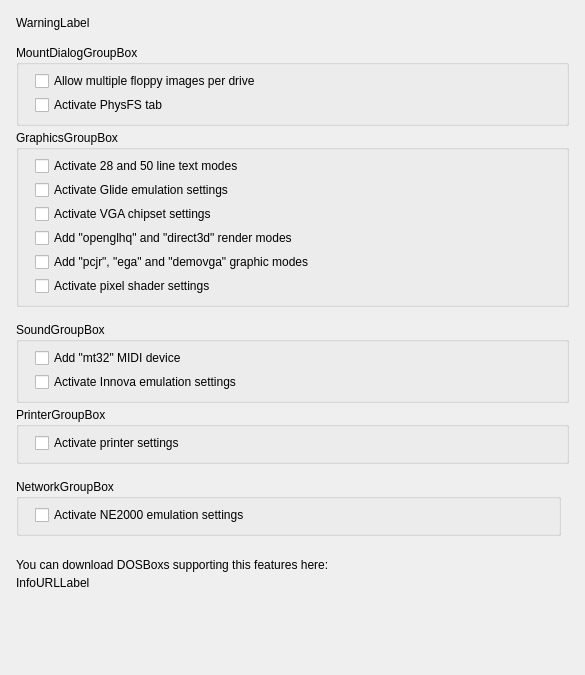
<?xml version="1.0" encoding="UTF-8"?>
<ui version="4.0">
  <class>SetupFrameDOSBoxExt</class>
  <widget class="QWidget" name="SetupFrameDOSBoxExt">
    <property name="geometry"><rect><x>0</x><y>0</y><width>585</width><height>675</height></rect></property>
    <property name="vclDesignWidth" stdset="0"><number>585</number></property>
    <property name="vclDesignHeight" stdset="0"><number>675</number></property>
    <widget class="QScrollArea" name="ScrollBox">
      <property name="geometry"><rect><x>0</x><y>0</y><width>585</width><height>675</height></rect></property>
      <property name="vclAlign" stdset="0"><string notr="true">alClient</string></property>
      <property name="frameShape"><enum>QFrame::NoFrame</enum></property>
      <property name="horizontalScrollBarPolicy"><enum>Qt::ScrollBarAlwaysOff</enum></property>
      <property name="widgetResizable"><bool>true</bool></property>
      <widget class="QWidget" name="ScrollBox_Contents">
        <property name="geometry"><rect><x>0</x><y>0</y><width>581</width><height>671</height></rect></property>
        <property name="vclScrollContents" stdset="0"><bool>true</bool></property>
        <property name="vclDesignWidth" stdset="0"><number>581</number></property>
        <property name="vclDesignHeight" stdset="0"><number>671</number></property>
        <layout class="QVBoxLayout" name="ScrollBox_Contents_Layout" stretch="0,0,0,0,0,0,0,0,0,1">
          <property name="leftMargin"><number>16</number></property>
          <property name="topMargin"><number>16</number></property>
          <property name="rightMargin"><number>16</number></property>
          <property name="bottomMargin"><number>8</number></property>
          <property name="spacing"><number>0</number></property>
          <item>
            <layout class="QGridLayout" name="ScrollBox_Contents_Section1" columnstretch="0,1">
              <property name="leftMargin"><number>0</number></property>
              <property name="topMargin"><number>0</number></property>
              <property name="rightMargin"><number>0</number></property>
              <property name="bottomMargin"><number>0</number></property>
              <property name="horizontalSpacing"><number>8</number></property>
              <property name="verticalSpacing"><number>4</number></property>
              <item row="0" column="0" colspan="2">
                <widget class="QLabel" name="WarningLabel">
                  <property name="text"><string>WarningLabel</string></property>
                  <property name="textFormat"><enum>Qt::PlainText</enum></property>
                  <property name="wordWrap"><bool>true</bool></property>
                  <property name="alignment"><set>Qt::AlignLeft|Qt::AlignTop</set></property>
                </widget>
              </item>
              <item row="0" column="1">
                <spacer name="ScrollBox_Contents_Section1_HFill">
                  <property name="orientation"><enum>Qt::Horizontal</enum></property>
                  <property name="sizeHint" stdset="0"><size><width>0</width><height>0</height></size></property>
                </spacer>
              </item>
            </layout>
          </item>
          <item>
            <spacer name="ScrollBox_Contents_Gap1">
              <property name="orientation"><enum>Qt::Vertical</enum></property>
              <property name="sizeType"><enum>QSizePolicy::Fixed</enum></property>
              <property name="sizeHint" stdset="0"><size><width>0</width><height>15</height></size></property>
            </spacer>
          </item>
          <item>
            <layout class="QGridLayout" name="ScrollBox_Contents_Section2" columnstretch="0,1">
              <property name="leftMargin"><number>0</number></property>
              <property name="topMargin"><number>0</number></property>
              <property name="rightMargin"><number>0</number></property>
              <property name="bottomMargin"><number>0</number></property>
              <property name="horizontalSpacing"><number>8</number></property>
              <property name="verticalSpacing"><number>4</number></property>
              <item row="0" column="0" colspan="2">
                <widget class="QGroupBox" name="MountDialogGroupBox">
                  <property name="title"><string>MountDialogGroupBox</string></property>
                  <property name="minimumSize"><size><width>0</width><height>0</height></size></property>
                  <layout class="QGridLayout" name="MountDialogGroupBox_Layout" columnstretch="0,1">
                    <property name="leftMargin"><number>16</number></property>
                    <property name="topMargin"><number>6</number></property>
                    <property name="rightMargin"><number>16</number></property>
                    <property name="bottomMargin"><number>8</number></property>
                    <property name="horizontalSpacing"><number>8</number></property>
                    <property name="verticalSpacing"><number>4</number></property>
                    <item row="0" column="0" colspan="2">
                      <widget class="QCheckBox" name="MultiFloppyImageCheckBox">
                        <property name="text"><string>Allow multiple floppy images per drive</string></property>
                      </widget>
                    </item>
                    <item row="1" column="0" colspan="2">
                      <widget class="QCheckBox" name="PhysFSCheckBox">
                        <property name="text"><string>Activate PhysFS tab</string></property>
                      </widget>
                    </item>
                    <item row="0" column="1">
                      <spacer name="MountDialogGroupBox_Layout_HFill">
                        <property name="orientation"><enum>Qt::Horizontal</enum></property>
                        <property name="sizeHint" stdset="0"><size><width>0</width><height>0</height></size></property>
                      </spacer>
                    </item>
                    <item row="2" column="0">
                      <spacer name="MountDialogGroupBox_VFill">
                        <property name="orientation"><enum>Qt::Vertical</enum></property>
                        <property name="sizeHint" stdset="0"><size><width>0</width><height>0</height></size></property>
                      </spacer>
                    </item>
                  </layout>
                </widget>
              </item>
              <item row="1" column="0" colspan="2">
                <widget class="QGroupBox" name="GraphicsGroupBox">
                  <property name="title"><string>GraphicsGroupBox</string></property>
                  <property name="minimumSize"><size><width>0</width><height>0</height></size></property>
                  <layout class="QGridLayout" name="GraphicsGroupBox_Layout" columnstretch="0,1">
                    <property name="leftMargin"><number>16</number></property>
                    <property name="topMargin"><number>6</number></property>
                    <property name="rightMargin"><number>16</number></property>
                    <property name="bottomMargin"><number>8</number></property>
                    <property name="horizontalSpacing"><number>8</number></property>
                    <property name="verticalSpacing"><number>4</number></property>
                    <item row="0" column="0" colspan="2">
                      <widget class="QCheckBox" name="ExtendedTextModeCheckBox">
                        <property name="text"><string>Activate 28 and 50 line text modes</string></property>
                      </widget>
                    </item>
                    <item row="1" column="0" colspan="2">
                      <widget class="QCheckBox" name="GlideEmulationCheckBox">
                        <property name="text"><string>Activate Glide emulation settings</string></property>
                      </widget>
                    </item>
                    <item row="2" column="0" colspan="2">
                      <widget class="QCheckBox" name="VGAChipsetCheckBox">
                        <property name="text"><string>Activate VGA chipset settings</string></property>
                      </widget>
                    </item>
                    <item row="3" column="0" colspan="2">
                      <widget class="QCheckBox" name="RenderModesCheckBox">
                        <property name="text"><string>Add "openglhq" and "direct3d" render modes</string></property>
                      </widget>
                    </item>
                    <item row="4" column="0" colspan="2">
                      <widget class="QCheckBox" name="VideoModesCheckBox">
                        <property name="tag" stdset="0"><number>1</number></property>
                        <property name="text"><string>Add "pcjr", "ega" and "demovga" graphic modes</string></property>
                      </widget>
                    </item>
                    <item row="5" column="0" colspan="2">
                      <widget class="QCheckBox" name="PixelShaderCheckBox">
                        <property name="tag" stdset="0"><number>3</number></property>
                        <property name="text"><string>Activate pixel shader settings</string></property>
                      </widget>
                    </item>
                    <item row="0" column="1">
                      <spacer name="GraphicsGroupBox_Layout_HFill">
                        <property name="orientation"><enum>Qt::Horizontal</enum></property>
                        <property name="sizeHint" stdset="0"><size><width>0</width><height>0</height></size></property>
                      </spacer>
                    </item>
                    <item row="6" column="0">
                      <spacer name="GraphicsGroupBox_VFill">
                        <property name="orientation"><enum>Qt::Vertical</enum></property>
                        <property name="sizeHint" stdset="0"><size><width>0</width><height>0</height></size></property>
                      </spacer>
                    </item>
                  </layout>
                </widget>
              </item>
              <item row="0" column="1">
                <spacer name="ScrollBox_Contents_Section2_HFill">
                  <property name="orientation"><enum>Qt::Horizontal</enum></property>
                  <property name="sizeHint" stdset="0"><size><width>0</width><height>0</height></size></property>
                </spacer>
              </item>
            </layout>
          </item>
          <item>
            <spacer name="ScrollBox_Contents_Gap2">
              <property name="orientation"><enum>Qt::Vertical</enum></property>
              <property name="sizeType"><enum>QSizePolicy::Fixed</enum></property>
              <property name="sizeHint" stdset="0"><size><width>0</width><height>15</height></size></property>
            </spacer>
          </item>
          <item>
            <layout class="QGridLayout" name="ScrollBox_Contents_Section3" columnstretch="0,1">
              <property name="leftMargin"><number>0</number></property>
              <property name="topMargin"><number>0</number></property>
              <property name="rightMargin"><number>0</number></property>
              <property name="bottomMargin"><number>0</number></property>
              <property name="horizontalSpacing"><number>8</number></property>
              <property name="verticalSpacing"><number>4</number></property>
              <item row="0" column="0" colspan="2">
                <widget class="QGroupBox" name="SoundGroupBox">
                  <property name="title"><string>SoundGroupBox</string></property>
                  <property name="minimumSize"><size><width>0</width><height>0</height></size></property>
                  <layout class="QGridLayout" name="SoundGroupBox_Layout" columnstretch="0,1">
                    <property name="leftMargin"><number>16</number></property>
                    <property name="topMargin"><number>6</number></property>
                    <property name="rightMargin"><number>16</number></property>
                    <property name="bottomMargin"><number>8</number></property>
                    <property name="horizontalSpacing"><number>8</number></property>
                    <property name="verticalSpacing"><number>4</number></property>
                    <item row="0" column="0" colspan="2">
                      <widget class="QCheckBox" name="MIDICheckBox">
                        <property name="tag" stdset="0"><number>2</number></property>
                        <property name="text"><string>Add "mt32" MIDI device</string></property>
                      </widget>
                    </item>
                    <item row="1" column="0" colspan="2">
                      <widget class="QCheckBox" name="InnovaCheckBox">
                        <property name="text"><string>Activate Innova emulation settings</string></property>
                      </widget>
                    </item>
                    <item row="0" column="1">
                      <spacer name="SoundGroupBox_Layout_HFill">
                        <property name="orientation"><enum>Qt::Horizontal</enum></property>
                        <property name="sizeHint" stdset="0"><size><width>0</width><height>0</height></size></property>
                      </spacer>
                    </item>
                    <item row="2" column="0">
                      <spacer name="SoundGroupBox_VFill">
                        <property name="orientation"><enum>Qt::Vertical</enum></property>
                        <property name="sizeHint" stdset="0"><size><width>0</width><height>0</height></size></property>
                      </spacer>
                    </item>
                  </layout>
                </widget>
              </item>
              <item row="1" column="0" colspan="2">
                <widget class="QGroupBox" name="PrinterGroupBox">
                  <property name="title"><string>PrinterGroupBox</string></property>
                  <property name="minimumSize"><size><width>0</width><height>0</height></size></property>
                  <layout class="QGridLayout" name="PrinterGroupBox_Layout" columnstretch="0,1">
                    <property name="leftMargin"><number>16</number></property>
                    <property name="topMargin"><number>6</number></property>
                    <property name="rightMargin"><number>16</number></property>
                    <property name="bottomMargin"><number>8</number></property>
                    <property name="horizontalSpacing"><number>8</number></property>
                    <property name="verticalSpacing"><number>4</number></property>
                    <item row="0" column="0" colspan="2">
                      <widget class="QCheckBox" name="PrinterCheckBox">
                        <property name="text"><string>Activate printer settings</string></property>
                      </widget>
                    </item>
                    <item row="0" column="1">
                      <spacer name="PrinterGroupBox_Layout_HFill">
                        <property name="orientation"><enum>Qt::Horizontal</enum></property>
                        <property name="sizeHint" stdset="0"><size><width>0</width><height>0</height></size></property>
                      </spacer>
                    </item>
                    <item row="1" column="0">
                      <spacer name="PrinterGroupBox_VFill">
                        <property name="orientation"><enum>Qt::Vertical</enum></property>
                        <property name="sizeHint" stdset="0"><size><width>0</width><height>0</height></size></property>
                      </spacer>
                    </item>
                  </layout>
                </widget>
              </item>
              <item row="0" column="1">
                <spacer name="ScrollBox_Contents_Section3_HFill">
                  <property name="orientation"><enum>Qt::Horizontal</enum></property>
                  <property name="sizeHint" stdset="0"><size><width>0</width><height>0</height></size></property>
                </spacer>
              </item>
            </layout>
          </item>
          <item>
            <spacer name="ScrollBox_Contents_Gap3">
              <property name="orientation"><enum>Qt::Vertical</enum></property>
              <property name="sizeType"><enum>QSizePolicy::Fixed</enum></property>
              <property name="sizeHint" stdset="0"><size><width>0</width><height>15</height></size></property>
            </spacer>
          </item>
          <item>
            <layout class="QGridLayout" name="ScrollBox_Contents_Section4" columnstretch="0,1">
              <property name="leftMargin"><number>0</number></property>
              <property name="topMargin"><number>0</number></property>
              <property name="rightMargin"><number>0</number></property>
              <property name="bottomMargin"><number>0</number></property>
              <property name="horizontalSpacing"><number>8</number></property>
              <property name="verticalSpacing"><number>4</number></property>
              <item row="0" column="0" alignment="Qt::AlignLeft">
                <widget class="QGroupBox" name="NetworkGroupBox">
                  <property name="title"><string>NetworkGroupBox</string></property>
                  <property name="minimumSize"><size><width>545</width><height>0</height></size></property>
                  <layout class="QGridLayout" name="NetworkGroupBox_Layout" columnstretch="0,1">
                    <property name="leftMargin"><number>16</number></property>
                    <property name="topMargin"><number>6</number></property>
                    <property name="rightMargin"><number>16</number></property>
                    <property name="bottomMargin"><number>8</number></property>
                    <property name="horizontalSpacing"><number>8</number></property>
                    <property name="verticalSpacing"><number>4</number></property>
                    <item row="0" column="0" colspan="2">
                      <widget class="QCheckBox" name="NE2000CheckBox">
                        <property name="text"><string>Activate NE2000 emulation settings</string></property>
                      </widget>
                    </item>
                    <item row="0" column="1">
                      <spacer name="NetworkGroupBox_Layout_HFill">
                        <property name="orientation"><enum>Qt::Horizontal</enum></property>
                        <property name="sizeHint" stdset="0"><size><width>0</width><height>0</height></size></property>
                      </spacer>
                    </item>
                    <item row="1" column="0">
                      <spacer name="NetworkGroupBox_VFill">
                        <property name="orientation"><enum>Qt::Vertical</enum></property>
                        <property name="sizeHint" stdset="0"><size><width>0</width><height>0</height></size></property>
                      </spacer>
                    </item>
                  </layout>
                </widget>
              </item>
              <item row="0" column="1">
                <spacer name="ScrollBox_Contents_Section4_HFill">
                  <property name="orientation"><enum>Qt::Horizontal</enum></property>
                  <property name="sizeHint" stdset="0"><size><width>0</width><height>0</height></size></property>
                </spacer>
              </item>
            </layout>
          </item>
          <item>
            <spacer name="ScrollBox_Contents_Gap4">
              <property name="orientation"><enum>Qt::Vertical</enum></property>
              <property name="sizeType"><enum>QSizePolicy::Fixed</enum></property>
              <property name="sizeHint" stdset="0"><size><width>0</width><height>22</height></size></property>
            </spacer>
          </item>
          <item>
            <layout class="QGridLayout" name="ScrollBox_Contents_Section5" columnstretch="0,1">
              <property name="leftMargin"><number>0</number></property>
              <property name="topMargin"><number>0</number></property>
              <property name="rightMargin"><number>0</number></property>
              <property name="bottomMargin"><number>0</number></property>
              <property name="horizontalSpacing"><number>8</number></property>
              <property name="verticalSpacing"><number>4</number></property>
              <item row="0" column="0" colspan="2">
                <widget class="QLabel" name="InfoLabel">
                  <property name="text"><string>You can download DOSBoxs supporting this features here:</string></property>
                  <property name="textFormat"><enum>Qt::PlainText</enum></property>
                  <property name="alignment"><set>Qt::AlignLeft|Qt::AlignTop</set></property>
                </widget>
              </item>
              <item row="1" column="0" colspan="2">
                <widget class="QLabel" name="InfoURLLabel">
                  <property name="text"><string>InfoURLLabel</string></property>
                  <property name="textFormat"><enum>Qt::PlainText</enum></property>
                  <property name="alignment"><set>Qt::AlignLeft|Qt::AlignTop</set></property>
                </widget>
              </item>
              <item row="0" column="1">
                <spacer name="ScrollBox_Contents_Section5_HFill">
                  <property name="orientation"><enum>Qt::Horizontal</enum></property>
                  <property name="sizeHint" stdset="0"><size><width>0</width><height>0</height></size></property>
                </spacer>
              </item>
            </layout>
          </item>
          <item>
            <spacer name="ScrollBox_Contents_VFill">
              <property name="orientation"><enum>Qt::Vertical</enum></property>
              <property name="sizeHint" stdset="0"><size><width>0</width><height>0</height></size></property>
            </spacer>
          </item>
        </layout>
      </widget>
    </widget>
  </widget>
  <tabstops>
    <tabstop>MultiFloppyImageCheckBox</tabstop>
    <tabstop>PhysFSCheckBox</tabstop>
    <tabstop>ExtendedTextModeCheckBox</tabstop>
    <tabstop>GlideEmulationCheckBox</tabstop>
    <tabstop>VGAChipsetCheckBox</tabstop>
    <tabstop>RenderModesCheckBox</tabstop>
    <tabstop>VideoModesCheckBox</tabstop>
    <tabstop>PixelShaderCheckBox</tabstop>
    <tabstop>MIDICheckBox</tabstop>
    <tabstop>InnovaCheckBox</tabstop>
    <tabstop>PrinterCheckBox</tabstop>
    <tabstop>NE2000CheckBox</tabstop>
  </tabstops>
  <resources>
    <include location="../../resources/dfend.qrc" />
  </resources>
  <connections />
</ui>
